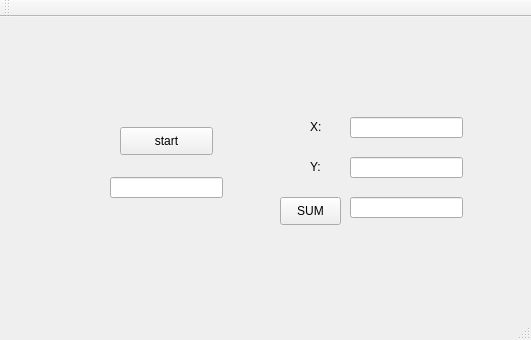
<?xml version="1.0" encoding="UTF-8"?>
<ui version="4.0">
 <class>MainWindow</class>
 <widget class="QMainWindow" name="MainWindow">
  <property name="geometry">
   <rect>
    <x>0</x>
    <y>0</y>
    <width>531</width>
    <height>340</height>
   </rect>
  </property>
  <property name="windowTitle">
   <string>MainWindow</string>
  </property>
  <widget class="QWidget" name="centralWidget">
   <widget class="QPushButton" name="pbStart">
    <property name="geometry">
     <rect>
      <x>120</x>
      <y>110</y>
      <width>93</width>
      <height>28</height>
     </rect>
    </property>
    <property name="text">
     <string>start</string>
    </property>
   </widget>
   <widget class="QLineEdit" name="lineEdit">
    <property name="geometry">
     <rect>
      <x>110</x>
      <y>160</y>
      <width>113</width>
      <height>21</height>
     </rect>
    </property>
   </widget>
   <widget class="QLineEdit" name="lineEdit_x">
    <property name="geometry">
     <rect>
      <x>350</x>
      <y>100</y>
      <width>113</width>
      <height>21</height>
     </rect>
    </property>
   </widget>
   <widget class="QLineEdit" name="lineEdit_y">
    <property name="geometry">
     <rect>
      <x>350</x>
      <y>140</y>
      <width>113</width>
      <height>21</height>
     </rect>
    </property>
   </widget>
   <widget class="QLineEdit" name="lineEdit_sum">
    <property name="geometry">
     <rect>
      <x>350</x>
      <y>180</y>
      <width>113</width>
      <height>21</height>
     </rect>
    </property>
   </widget>
   <widget class="QLabel" name="label">
    <property name="geometry">
     <rect>
      <x>310</x>
      <y>100</y>
      <width>21</width>
      <height>20</height>
     </rect>
    </property>
    <property name="text">
     <string>X:</string>
    </property>
   </widget>
   <widget class="QLabel" name="label_2">
    <property name="geometry">
     <rect>
      <x>310</x>
      <y>140</y>
      <width>21</width>
      <height>20</height>
     </rect>
    </property>
    <property name="text">
     <string>Y:</string>
    </property>
   </widget>
   <widget class="QPushButton" name="intSum">
    <property name="geometry">
     <rect>
      <x>280</x>
      <y>180</y>
      <width>61</width>
      <height>28</height>
     </rect>
    </property>
    <property name="text">
     <string>SUM</string>
    </property>
   </widget>
  </widget>
  <widget class="QMenuBar" name="menuBar">
   <property name="geometry">
    <rect>
     <x>0</x>
     <y>0</y>
     <width>531</width>
     <height>26</height>
    </rect>
   </property>
  </widget>
  <widget class="QToolBar" name="mainToolBar">
   <attribute name="toolBarArea">
    <enum>TopToolBarArea</enum>
   </attribute>
   <attribute name="toolBarBreak">
    <bool>false</bool>
   </attribute>
  </widget>
  <widget class="QStatusBar" name="statusBar"/>
 </widget>
 <layoutdefault spacing="6" margin="11"/>
 <resources/>
 <connections/>
</ui>
